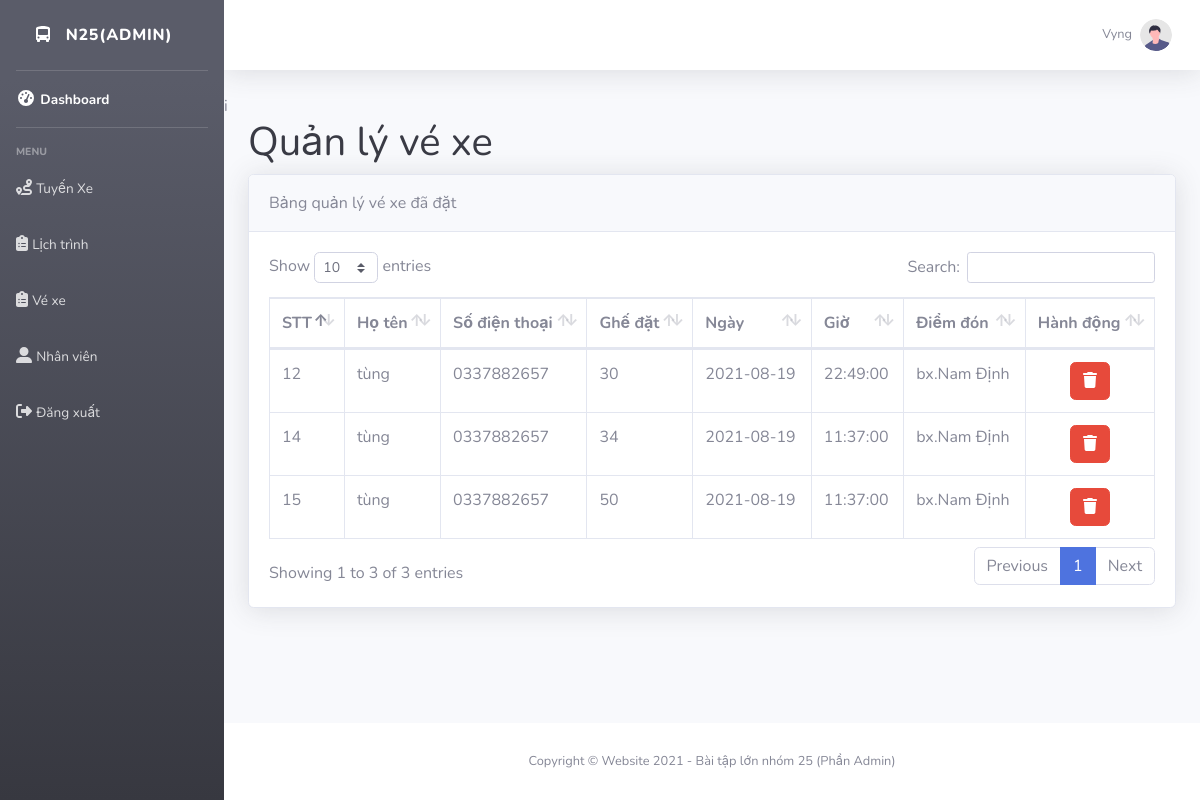
The page /admin/index.php?controller=tickets&action=index (signed in) on the database its author committed.
### tables this page shows
CREATE TABLE `ticket_details` (
  `id` int(11) NOT NULL,
  `idBus` int(11) NOT NULL,
  `userName` varchar(255) NOT NULL,
  `sdt` int(11) NOT NULL,
  `seat` varchar(255) NOT NULL,
  `ngay` date NOT NULL,
  `gio` time NOT NULL,
  `diem_don` varchar(255) NOT NULL
);

### admin/routes.php (called while the page is built, shortened)
<?php
$controller = new $kclass();
$controller->$action();

### admin/index.php (called while the page is built, shortened)
<?php require_once "../admin/routes.php"; ?>

### admin/models/ticketmodel.php (called while the page is built, shortened)
<?php
class Ticket
{
    public function __construct($id, $idBus, $userName, $sdt, $seat, $ngay, $gio, $diem_don)
    {
        $this->id = $id;
        $this->userName = $userName;
        $this->sdt = $sdt;
        $this->seat = $seat;
        $this->ngay = $ngay;
        $this->gio = $gio;
        $this->diem_don = $diem_don;
    }
    public static function selected()
    {
        try {
            $list = [];
            $db = DB::getInstance();
            $query = $db->prepare('SELECT * FROM ticket_details');
            $query->execute();
            foreach ($query->fetchAll() as $item) {
                $list[] = new Ticket($item['id'], $item['idBus'], $item['userName'], $item['sdt'], $item['seat'], $item['ngay'], $item['gio'], $item['diem_don']);
            }
            return $list;
        } catch (PDOException $e) {
            echo 'Có lỗi xảy ra với user '.$e->getMessage();
        }
    }
}

### admin/views/tickets/show.php (the view)
i<?php $title = 'Quản lý vé xe'; ?>
<div class="container-fluid">
    <h1 class="h1 mb-2 text-gray-900">Quản lý vé xe</h1>
    <div class="card shadow mb-4">
        <div class="card-header py-3">
            Bảng quản lý vé xe đã đặt
        </div>
        <div class="card-body">
            <div class="table-responsive">
                <table class="table table-bordered" id="dataTable" width="100%" cellspacing="0">
                    <thead>
                        <tr>
                            <th>STT</th>
                            <th>Họ tên</th>
                            <th>Số điện thoại</th>
                            <th>Ghế đặt</th>
                            <th>Ngày</th>
                            <th>Giờ</th>
                            <th>Điểm đón</th>
                            <th>Hành động</th>
                        </tr>
                    </thead>
                    <tbody>
                    <?php foreach ($tickets as $ticket) {
                        echo '<tr>';
                        echo '<td>'.$ticket->id.'</td>';
                        echo '<td>'.$ticket->userName.'</td>';
                        echo '<td> 0'.$ticket->sdt.'</td>';
                        echo '<td> '.$ticket->seat.'</td>';
                        echo '<td> '.$ticket->ngay.'</td>';
                        echo '<td> '.$ticket->gio.'</td>';
                        echo '<td>'.$ticket->diem_don.'</td>';
                        echo '<td style="text-align:center;">';
                        echo '<a class="btn btn-danger" onclick = "return deleteTicket('.$ticket->id.');"><i class="fas fa-trash"></i></a>';
                        echo '</td>';
                        echo '</tr>';
                    } ?>
                    </tbody>
                </table>
            </div>
        </div>
    </div>
</div>

### rows shown on the page
ticket_details: id "12", userName "tùng", sdt "337882657", seat "30", ngay "2021-08-19", gio "22:49:00", diem_don "bx.Nam Định"
ticket_details: id "14", userName "tùng", sdt "337882657", seat "34", ngay "2021-08-19", gio "11:37:00", diem_don "bx.Nam Định"
ticket_details: id "15", userName "tùng", sdt "337882657", seat "50", ngay "2021-08-19", gio "11:37:00", diem_don "bx.Nam Định"

### other values the page prints
$_SESSION['User_name'] "Vyng"
